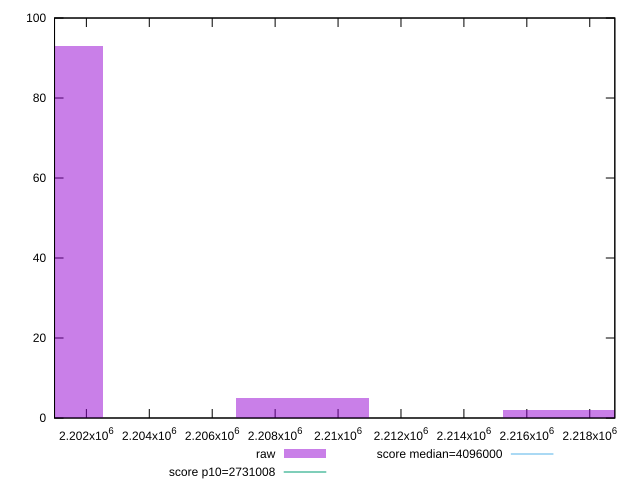

Write gnuplot code to recreate this figure.
reset

$raw <<EOF
2217344.609944216 2
2200418.315211817 93
2208881.4625780163 5
EOF

set key outside below
set boxwidth 4231.573683099648
set xrange [2200988:2218797]
set yrange [0:100]
set trange [0:100]
set style fill transparent solid 0.5 noborder

set parametric
set terminal svg size 640, 490 enhanced background rgb 'white'
set output "report_00017_2021-02-10T15-08-03.406Z/total-byte-weight/samples/pages+cached/raw/histogram.svg"

plot $raw title "raw" with boxes, \
     2731008,t title "score p10=2731008", \
     4096000,t title "score median=4096000"

reset
